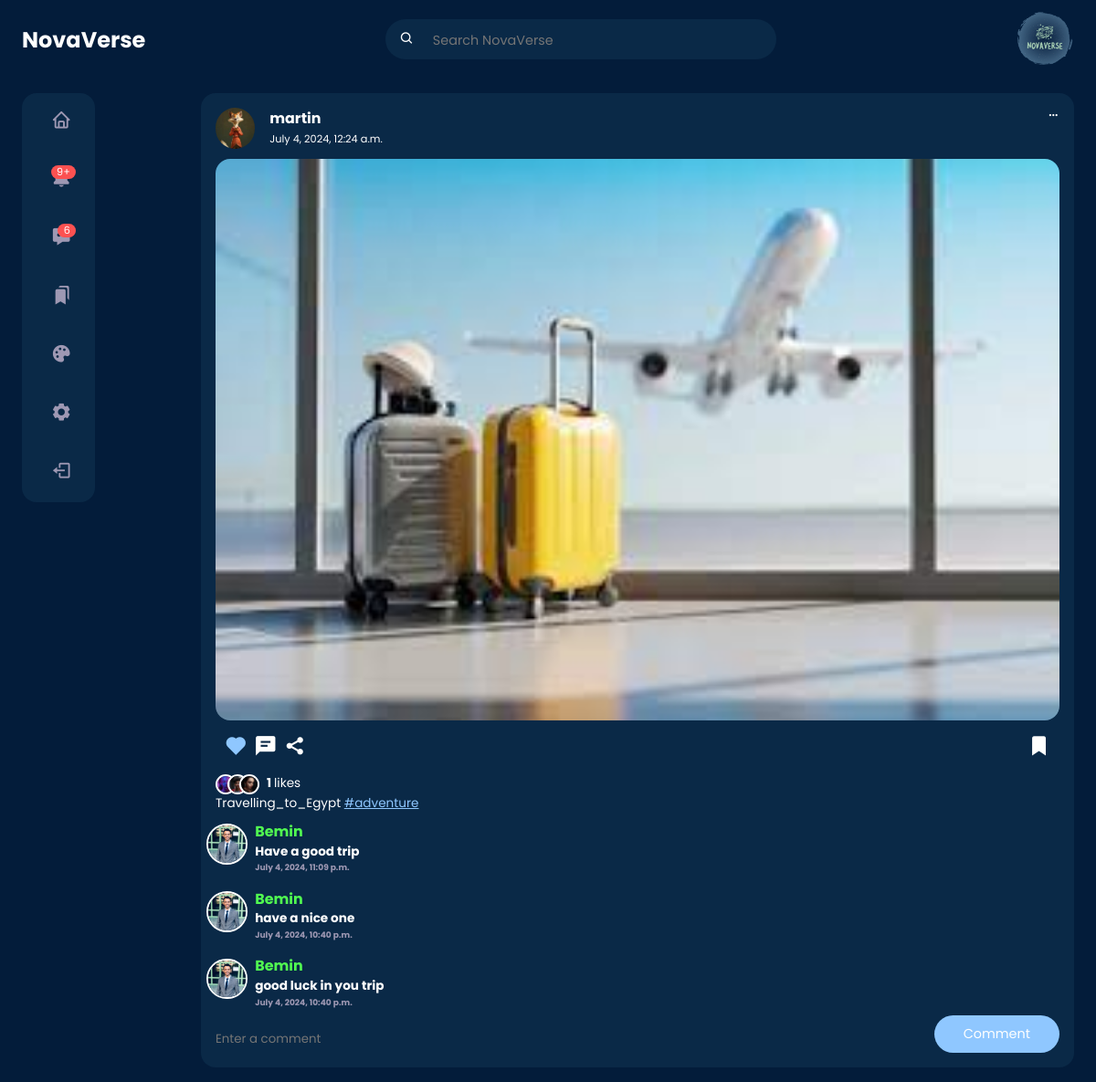
The app's page /post/d0827464-c623-4f85-afac-2fa89f8124df (signed in) with its own data.
### userauth/models.py (models this page shows, shortened)
class Profile(models.Model):
    user = models.OneToOneField(User, on_delete=models.CASCADE)
    first_name = models.CharField(max_length=100, null=True, blank=True)
    last_name = models.CharField(max_length=100, null=True, blank=True)
    location = models.CharField(max_length=100, null=True, blank=True)
    url = models.URLField(max_length=1000, null=True, blank=True)
    bio = models.TextField(max_length=200, null=True, blank=True)
    created = models.DateField(auto_now_add=True)
    picture = models.ImageField(
        upload_to=user_directory_path,
        null=True,
        blank=True,
        default="img/default.jpg",
        verbose_name="profile-Picture",
    )
    favourite = models.ManyToManyField(Post)

### post/models.py (models this page shows, shortened)
class Post(models.Model):
    id = models.UUIDField(primary_key=True, default=uuid.uuid4, editable=False)
    picture = models.ImageField(
        upload_to=user_directory_path, verbose_name="Picture", null=True
    )
    caption = models.CharField(max_length=10000, verbose_name="Caption")
    posted = models.DateTimeField(auto_now_add=True)
    tags = models.ManyToManyField(Tag, related_name="tags")
    user = models.ForeignKey(User, on_delete=models.CASCADE)
    likes = models.IntegerField(default=0)

class Tag(models.Model):
    title = models.CharField(max_length=100, verbose_name="Tag")
    slug = models.SlugField(null=False, unique=True, default=uuid.uuid1)
    class Meta:
        verbose_name = "Tag"
        verbose_name_plural = "Tags"

### comment/models.py (models this page shows)
class Comment(models.Model):
    post = models.ForeignKey(Post, on_delete=models.CASCADE)
    user = models.ForeignKey(User, on_delete=models.CASCADE)
    body = models.TextField()
    date = models.DateTimeField(auto_now_add=True)

### post/views.py (the view)
# urls.py: path("post/<uuid:post_id>", views.postDetail, name="post-detail"),
def postDetail(request, post_id):
    post = get_object_or_404(Post, id=post_id)
    post_user_profile = Profile.objects.get(user=post.user)
    user_profile = Profile.objects.get(user=request.user)
    post.liked = Likes.objects.filter(user=request.user, post=post).exists()
    post.is_favourite = user_profile.favourite.filter(id=post.id).exists()
    comments = Comment.objects.filter(post=post).order_by("-date")
    for comment in comments:
        comment.profile = Profile.objects.get(user=comment.user)
    if request.method == "POST":
        form = CommentForm(request.POST, request.FILES)
        if form.is_valid():
            comment = form.save(commit=False)
            comment.post = post
            comment.user = request.user
            comment.save()
            return HttpResponseRedirect(reverse("post-detail", args=[post_id]))
    else:
        form = CommentForm()
    context = {
        "post": post,
        "user_profile": user_profile,
        "post_user_profile": post_user_profile,
        "comments": comments,
        "form": form,
    }
    return render(request, "post-detail.html", context)

### comment/forms.py
class CommentForm(forms.ModelForm):
    body = forms.CharField(
        widget=forms.TextInput(
            attrs={"class": "input", "placeholder": "Enter a comment"}
        ),
        required=True,
    )
    class Meta:
        model = Comment
        fields = ["body"]

### templates/post-detail.html (shortened to what this page needs)
{% load static %}
<!DOCTYPE html>
<html lang="en">
<head>
	<link rel="stylesheet" href="{% static 'style/home.css' %}">
	<link rel="stylesheet" href="{% static 'style/postdetail.css' %}">
	<link href='https://unpkg.com/boxicons@2.1.4/css/boxicons.min.css' rel='stylesheet'>
</head>
<body>
	{% include "nav.html" %}
	<main>
		<div class="container">
			<div class="left">
				{% include 'sidebar.html' %}
			</div>
			<div class="middle">
				<div class="feeds">
					<div class="feed">
						<div class="head">
							<div class="user">
								<div class="profile-photo">
									<img src="{{ post_user_profile.picture.url}}">
								</div>
								<div class="info">
									<a href="{% url 'profile' post.user.username %}">
										<h3>{{ post.user.username }}</h3>
									</a>
									<small>{{ post.posted }}</small>
								</div>
							</div>
							<span class="edit">
								<i class='bx bx-dots-horizontal-rounded'></i>
							</span>
						</div>
						<div class="photo">
							<img src="{{ post.picture.url }}">
						</div>
						<div class="action-buttons">
							<div class="interaction-buttons">
								<span>
									<a href="{% url 'like' post.id %}" class="like-button" data-id="{{ post.id }}">
										<i id="like-icon-{{ post.id }}"
											class='bx bxs-heart {% if post.liked %} liked {% endif %}'></i>
									</a>
								</span>
								<span><i class='bx bxs-comment-detail'></i></span>
								<span><i class='bx bxs-share-alt'></i></span>
							</div>
							<div class="bookmark">
								<span>
									<a href="{% url 'favourite' post.id %}" class="favourite-button"
										data-id="{{post.id}}">
										<i class='bx bxs-bookmark {% if post.is_favourite %} liked {% endif %}'></i>
									</a>
								</span>
							</div>
						</div>
						<div class="liked-by">
							<span><img src="{% static 'img/profile-10.jpg' %}"></span>
							<span><img src="{% static 'img/profile-11.jpg' %}"></span>
							<span><img src="{% static 'img/profile-12.jpg' %}"></span>
							<p><b id="like-count-{{ post.id }}"> {{ post.likes }}
								</b> likes</p>
						</div>
						<div class="caption">
							<p>
								{{post.caption}}
								{% for tag in post.tags.all %}
								<a href="{{tag.get_absolute_url}}"><span class="harsh-tag">
										#{{tag.title}}</span></a>
								{% endfor %}
							</p>
						</div>
						<div class="comments">
							{% for comment in comments %}
							<div class="comment">
								<div class="photo">
									<img src="{{comment.profile.picture.url}}">
								</div>
								<div class="body">
									<h3>{{comment.user.username}}</h3>
									<h4>{{comment.body}}</h4>
									<h6 class="text-muted">{{comment.date}}</h6>
								</div>
							</div>
							{% endfor %}
						</div>
						<div class="create-comment">
							<form method="post">
								<div class="input-group">
									{{ form.body }}
								</div>
								<button type="submit" class="btn btn-primary">Comment</button>
							</form>
						</div>
					</div>
				</div>
			</div>
		</div>
	</main>
</body>
</html>

### static/style/home.css (style rules this page uses)
:root { --primary-color-hue: 210; --btn-color: hsl(var(--primary-color-hue), 100%, 78%); --colour-white: hsl(252, 30%, 100%); --colour-light: hsl(252, 30%, 95%); --colour-gray: hsl(252, 15%, 65%); --colour-primary: hsl(213, 89%, 12%); --colour-primary-theme: 10, 41, 73; --colour-secondary: hsl(210, 75%, 16%); --colour-success: hsl(120, 95%, 65%); --colour-danger: hsl(0, 95%, 65%); --border-radius: 2rem; --card-border-radius: 1rem; --btn-padding: 0.6rem 2rem; --search-padding: 0.6rem 1rem; --card-padding: 1rem; --sticky-top-left: 5.4rem; --sticky-top-right: -18rem; --test: hsl(270, 89%, 12%); --test: hsl(270, 89%, 16%); }
* { margin: 0; padding: 0; outline: 0; box-sizing: border-box; font-family: "Poppins", sans-serif; text-decoration: none; border: none; list-style: none; }
a { text-decoration: none; color: inherit; }
body { color: var(--colour-white); background: var(--colour-primary); overflow-x: hidden; }
.container { width: 90%; margin: 0 auto; }
.profile-photo { width: 2.7rem; aspect-ratio: 1/1; border-radius: 50%; overflow: hidden; }
img { display: block; width: 100%; }
.btn { display: inline-block; padding: var(--btn-padding); border-radius: var(--border-radius); cursor: pointer; transition: all 300ms ease; font-size: 0.9rem; }
.btn-primary { background: var(--btn-color); color: var(--colour-white); }
.text-muted { color: var(--colour-gray); }
main { position: relative; top: 5.4rem; }
main .container { display: grid; grid-template-columns: 18vw auto 20vw; column-gap: 2rem; position: relative; }
main .container .left { height: max-content; position: sticky; top: var(--sticky-top-left); }
.middle .feeds .feed { background: var(--colour-secondary); border-radius: var(--card-border-radius); padding: var(--card-padding); margin: 1rem 0; font-size: 0.85rem; line-height: 1.5; }
.middle .feed .head { display: flex; justify-content: space-between; }
.middle .feed .user { display: flex; gap: 1rem; }
.middle .feed .photo { border-radius: var(--card-border-radius); overflow: hidden; margin: 0.7rem 0; }
.middle .feed .action-buttons { display: flex; justify-content: space-between; align-items: center; font-size: 1.6rem; margin: 0.6rem; }
.middle .feed .action-buttons i.liked { color: var(--btn-color); }
.middle .feed .liked-by { display: flex; }
.middle .feed .liked-by span { width: 1.4rem; height: 1.4rem; display: block; border-radius: 50%; overflow: hidden; border: 2px solid white; margin-left: -0.6rem; }
.middle .feed .liked-by span:first-child { margin: 0; }
.middle .feed .liked-by p { margin-left: 0.5rem; }
.middle .feed .caption a { text-decoration: underline; color: var(--btn-color); }
@media screen and (max-width: 1200px) { .container { width: 96%; } }
@media screen and (max-width: 1200px) { main .container { grid-template-columns: 5rem auto 30vw; gap: 1rem; } }
@media screen and (max-width: 1200px) { .left { width: 5rem; z-index: 5; } }

### static/style/postdetail.css (style rules this page uses)
.middle .feed .create-comment form { display: flex; flex-direction: row; justify-content: space-between; }
.middle .feed .create-comment form input { width: 30rem; margin-top: 1rem; background: transparent; color: #fff; }
.middle .feed .comments .comment { display: flex; flex-direction: row; }
.middle .feed .comments .comment .body { margin: 0.5rem; }
.middle .feed .comments .comment .body h3 { color: var(--colour-success); }
.middle .feed .comments .comment .photo { width: 2.8rem; height: 2.8rem; display: block; border-radius: 50%; overflow: hidden; border: 2px solid white; margin-left: -0.6rem; }

### templates/post-detail.html (style rules this page uses)
main .container { grid-template-columns: 15vw auto; }

### records on screen
Profile: picture (picture)
Post: user.username "martin", posted "July 4, 2024, 12:24 a.m.", picture (picture), likes "1", caption "Travelling_to_Egypt"
Tag: title "adventure"
Comment: profile.picture (picture), user.username "Bemin", body "Have a good trip", date "July 4, 2024, 11:09 p.m."
Comment: profile.picture (picture), user.username "Bemin", body "have a nice one", date "July 4, 2024, 10:40 p.m."
Comment: profile.picture (picture), user.username "Bemin", body "good luck in you trip", date "July 4, 2024, 10:40 p.m."
